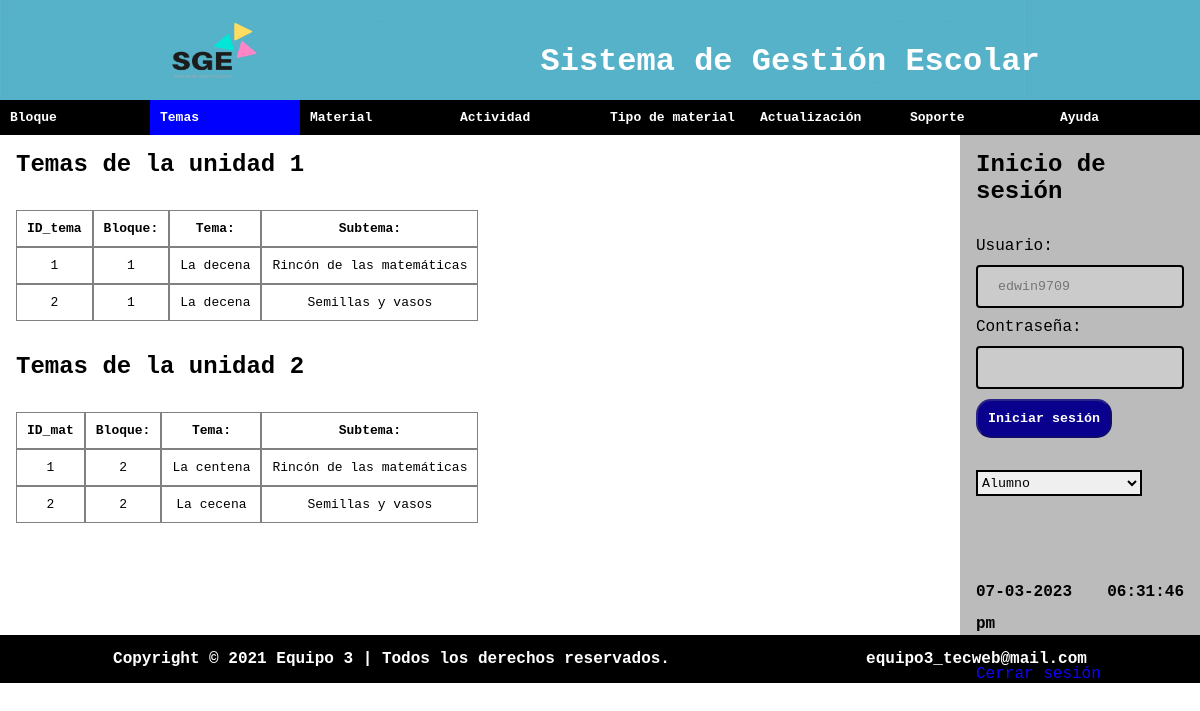
/Proyecto/usuario-alumno-temas.php?id=edwin9709 (signed in), run on the app's committed database.
### tables this page shows
CREATE TABLE `bloque_uno` (
  `id_mat` int(2) NOT NULL,
  `bloque` int(1) NOT NULL,
  `tema` varchar(15) NOT NULL,
  `subtema` varchar(30) NOT NULL,
  `tipo_material` varchar(30) NOT NULL,
  `nombre_material` varchar(30) NOT NULL,
  `actividad` varchar(30) NOT NULL,
  `evaluacion` int(2) NOT NULL,
  `observaciones` varchar(40) NOT NULL
);

CREATE TABLE `bloque_dos` (
  `id_mat` int(2) NOT NULL,
  `bloque` int(1) NOT NULL,
  `tema` varchar(15) NOT NULL,
  `subtema` varchar(30) NOT NULL,
  `tipo_material` varchar(30) NOT NULL,
  `nombre_material` varchar(30) NOT NULL,
  `actividad` varchar(30) NOT NULL,
  `evaluacion` int(2) NOT NULL,
  `observaciones` varchar(40) NOT NULL
);

CREATE TABLE `usuarios` (
  `id_usuario` int(11) NOT NULL,
  `nombre` varchar(35) NOT NULL,
  `usuario` varchar(15) NOT NULL,
  `tipo_usuario` varchar(25) NOT NULL,
  `correo` varchar(25) NOT NULL,
  `contrasena` varchar(8) NOT NULL
);

### Proyecto/usuario-alumno-temas.php (the view, shortened to what this page needs)
<?php
include('conexion.php');
if(isset($_GET['id'])){
    $usuario = $_GET['id'];
    $query = "SELECT * FROM usuarios WHERE usuario = '$usuario'";
    $result = mysqli_query($conexion,$query);
    if(mysqli_num_rows($result) == 1){
        $row = mysqli_fetch_array($result);
        $tipo_usuario = $row['tipo_usuario'];
    }
}
if(isset($_SESSION['usuario'])):
?>
<!DOCTYPE html>
<html lang="en">
<head>
    <link rel="stylesheet" href="/project/css/main-alumno.css" type="text/css" />
</head>
<body>
    <header>
    <img class="logo"
            src="/project/src/logo.png"
            alt="logo" />
        <h1>Sistema de Gestión Escolar</h1>
    </header>
        <nav>
        <ul class="nav">
                <li><a href="/project/usuario-alumno.php?id=<?php echo $usuario?>">Bloque</a>
                </li>
                <li><a href="/project/usuario-alumno-temas.php?id=<?php echo $usuario?>" style="background-color: blue;">Temas</a></li>
                <li><a href="/project/usuario-alumno-materia.php?id=<?php echo $usuario?>">Material</a></li>
                <li><a href="/project/usuario-alumno-actividad.php?id=<?php echo $usuario?>">Actividad</a></li>
                <li><a href="">Tipo de material</a>
                </li>
                <li><a href="usuario-alumno-actualizacion.php?id=<?php echo $usuario?>">Actualización</a></li>
                <li><a href="/project/usuario-alumno-soporte.php?id=<?php echo $usuario?>">Soporte</a></li>
                <li><a href="/project/usuario-alumno-ay.php?id=<?php echo $usuario?>">Ayuda</a></li>
            </ul>
        </nav>
    <section name="area-desplegar">
        <h2>Temas de la unidad 1</h2>
        <table class="tabla" cellspacing="0">
                    <thead>
                        <tr>
                            <th>ID_tema</th>
                            <th>Bloque:</th>
                            <th>Tema:</th>
                            <th>Subtema:</th>
                        </tr>
                    </thead>
                    <tbody>
                        <?php
                            $query = "SELECT * FROM bloque_uno";
                            $result_data = mysqli_query($conexion,$query);
                            while($row = mysqli_fetch_array($result_data)){
                                ?>
                                <tr>
                                    <td>
                                        <?php echo $row['id_mat'] ?>
                                    </td>
                                    <td>
                                        <?php echo $row['bloque'] ?>
                                    </td>
                                    <td>
                                        <?php echo $row['tema'] ?>
                                    </td>
                                    <td>
                                        <?php echo $row['subtema'] ?>
                                    </td>
                                </tr>
                                <?php
                            }
                        ?>
                    </tbody>
                </table>
                <h2 style="margin-top: 2rem;">Temas de la unidad 2</h2>
                <table class="tabla" cellspacing="0">
                    <thead>
                        <tr>
                            <th>ID_mat</th>
                            <th>Bloque:</th>
                            <th>Tema:</th>
                            <th>Subtema:</th>
                        </tr>
                    </thead>
                    <tbody>
                        <?php
                            $query = "SELECT * FROM bloque_dos";
                            $result_data = mysqli_query($conexion,$query);
                            while($row = mysqli_fetch_array($result_data)){
                                ?>
                                <tr>
                                    <td>
                                        <?php echo $row['id_mat'] ?>
                                    </td>
                                    <td>
                                        <?php echo $row['bloque'] ?>
                                    </td>
                                    <td>
                                        <?php echo $row['tema'] ?>
                                    </td>
                                    <td>
                                        <?php echo $row['subtema'] ?>
                                </tr>
                                <?php
                            }
                        ?>
                    </tbody>
                </table>
    </section>
    <aside>
        <h2>Inicio de sesión</h2>
        <form action="" class="login-form">
            <label for="">Usuario:</label>
            <input type="text" placeholder="<?php echo $usuario ?>" disabled>
            <label for="">Contraseña:</label>
            <input type="password" disabled>
            <button type="submit" class="inactive" disabled>Iniciar sesión</button>
            <select name="tipo_usuario" id="tipo_usuario" style="border: black 2px solid; margin-top:2rem; width:80%; height: 26px;">
                <option value="<?php echo $tipo_usuario?>" selected disabled><?php echo $tipo_usuario?></option>
            </select>
            <p style="margin-top: 5rem;"><b>
            <?php
            $DateAndTime = date('m-d-Y h:i:s a', time());
            echo  $DateAndTime;
            ?></b>
            </p>
            <a href="/project/cerrar_sesion.php">Cerrar sesión</a>
        </form>
    </aside>
    <footer>
        <h4>Copyright © 2021 Equipo 3 | Todos los derechos reservados.</h4>
        <h4>equipo3_tecweb@mail.com</h4>
    </footer>
</body>
</html>
<?php else: ?>
<script LANGUAGE="javascript">   location.href = "usuario-noregistrado.php";   </script>
<?php endif; ?>

### Proyecto/css/main-alumno.css (style rules this page uses)
* { margin: 0; padding: 0; box-sizing: border-box; font-family: "Courier New", Courier, monospace; }
p { margin: 10px 0 10px auto; text-align: justify; line-height: 200%; }
.logo { height: 60px; width: 100px; }
header { display: flex; align-items: flex-end; background-image: url('/project/src/fondo.jpg'); padding: 20px; justify-content: space-around; vertical-align: middle; color: white; }
nav { background-color: #000; }
ul, ol { list-style:none; font-weight: bold; }
.nav > li { float:left; width:12.5%; }
.nav li a { background-color:#000; color:#fff; text-decoration:none; padding:10px 10px; display: block; font-size: small; }
.inactive { pointer-events: none; color: grey; }
section { width: 80%; height: 500px; float: left; padding: 1rem; }
aside { width: 20%; height: 500px; background-color: rgba(141, 141, 141, 0.596); float: left; padding: 1rem; }
.login-form { margin-top: 2rem; }
.login-form input { width: 100%; padding: 12px 20px; margin: 10px 0; box-sizing: border-box; border-radius: 4px; border: 2px solid black; }
.login-form button { margin: 0 auto; color: white; background-color: rgb(9, 0, 141); padding: 10px; border-radius: 15px; font-weight: bold; }
.login-form a { display: inline-block; margin-top: 15px; color: rgb(17, 0, 255); text-decoration: none; }
table { font-size: small; text-align: center; margin-top: 2rem; border-collapse: separate; border-radius: 8px; }
td,th { border: 1px rgb(129, 129, 129) solid; padding: 10px; }
.form-contacto label,textarea,button { font-weight: bolder; margin-left: 2rem; }
textarea,input { border-radius: 5px; }
footer { color: white; background-color: black; padding: 15px; width: 100%; display: flex; align-items: center; justify-content: space-around; }

### data on the page
bloque_uno: id_mat "1", bloque "1", tema "La decena", subtema "Rincón de las matemáticas"
bloque_uno: id_mat "2", bloque "1", tema "La decena", subtema "Semillas y vasos"
bloque_dos: id_mat "1", bloque "2", tema "La centena", subtema "Rincón de las matemáticas"
bloque_dos: id_mat "2", bloque "2", tema "La cecena", subtema "Semillas y vasos"
usuarios: tipo_usuario "Alumno"
